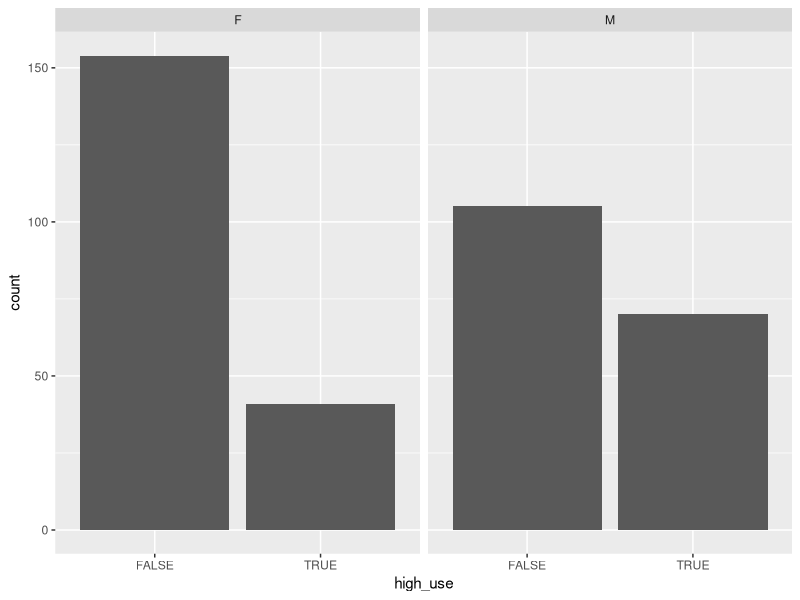
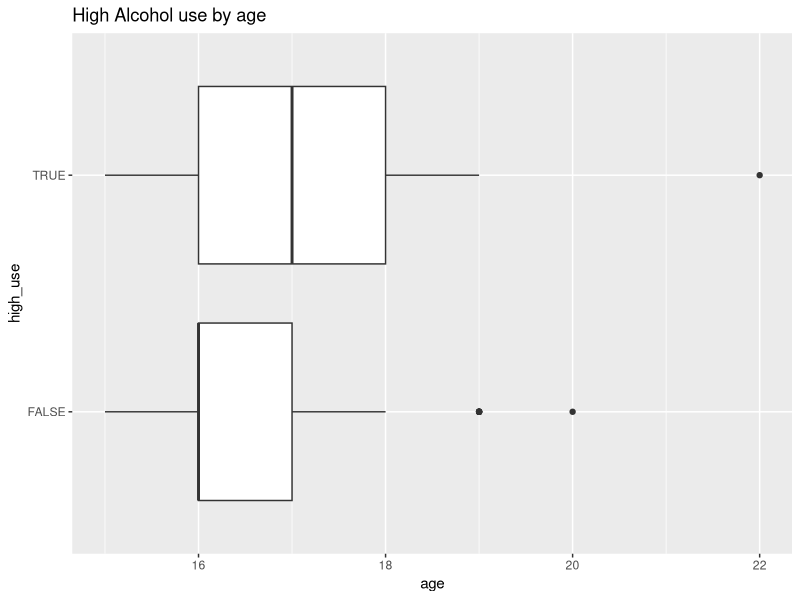

The R script that drew these images, in order:
## ---- chunk 1
#using the file I made in data wrangling
getwd()
alc <- read.csv("alc.csv")
colnames(alc)

## ---- chunk 2
# access the tidyverse packages dplyr and ggplot2
library(dplyr); library(ggplot2)
# First summarize the data a bit to see what to expect
alc %>% group_by(sex,high_use) %>% summarise(count = n())
#Based on this we could already see that there will be a difference 

# Plot the differences
g1 <- ggplot(data = alc, aes(x=high_use))
# draw a bar plot of high_use by sex
g1+geom_bar()+facet_wrap("sex")
## ---- chunk 3
alc %>% group_by(high_use,age) %>% summarise(count = n())
# initialize a plot of high_use and age
g2 <- ggplot(alc,aes(x=age,y=high_use))
g2+geom_boxplot()+ggtitle("High Alcohol use by age")
# define the plot as a box plot and draw it
## ---- chunk 4

# find the model with glm()
m <- glm(high_use ~ sex, data = alc, family = "binomial")
n <- glm(high_use~age,data=alc,family="binomial")

# print out a summary of the model
summary(m)
summary(n)
# print out the coefficients of the model
coef(m)
coef(n)
## ---- chunk 5
# compute odds ratios (OR)
ORm <- coef(m) %>% exp

# compute confidence intervals (CI)
CIm <- confint(m)

# print out the odds ratios with their confidence intervals
cbind(ORm, CIm)

## ---- chunk 6
ORn <- coef(n) %>% exp
CIn <- confint(n)
cbind(ORn,CIn)
## ---- chunk 7
probabilities_m <- predict(m, type = "response")
probabilities_n <- predict(n,type = "response")
alc <- mutate(alc, probability_sex = probabilities_m)
alc <- mutate(alc, probability_age = probabilities_n)
#now we have the predictions here and we can use them to predict a treshold of for example 0.5
alc <- mutate(alc, predicted_high_use_sex = ifelse(probability_sex > 0.5, TRUE, FALSE))
alc <- mutate(alc, predicted_high_use_age = ifelse(probability_age > 0.5, TRUE, FALSE))

# Now we can print these into their own 2x2 crosstables to see how they worked
Alcohol_Sex <- table(High_Use=alc$high_use, Prediction=alc$predicted_high_use_sex)
print(Alcohol_Sex)
## ---- chunk 8
Alcohol_Age <- table(High_Use=alc$high_use, Prediction=alc$predicted_high_use_age)
print(Alcohol_Age)
## ---- chunk 9
date()
